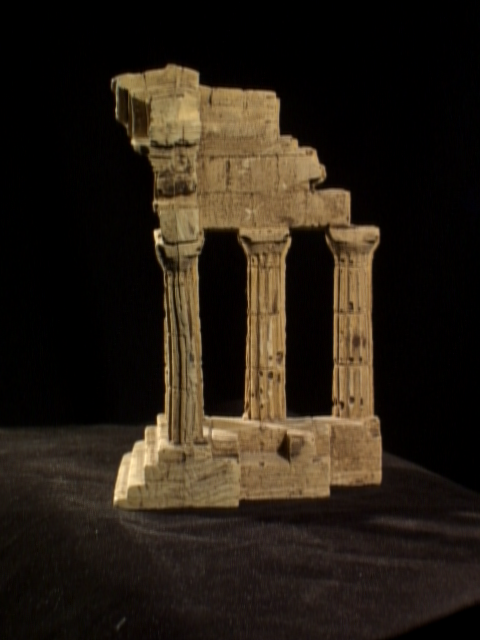
#> input picture lecture04/templeSR0001.png, 480 x 640 px
$ python 04_AKAZE_Matcher.py
#> lines starting #> are read from the running program, lines starting #| are printed output that depends on the picture
import numpy as np
import cv2


img1 = cv2.imread('templeSR0001.png', 0)  # Image 1
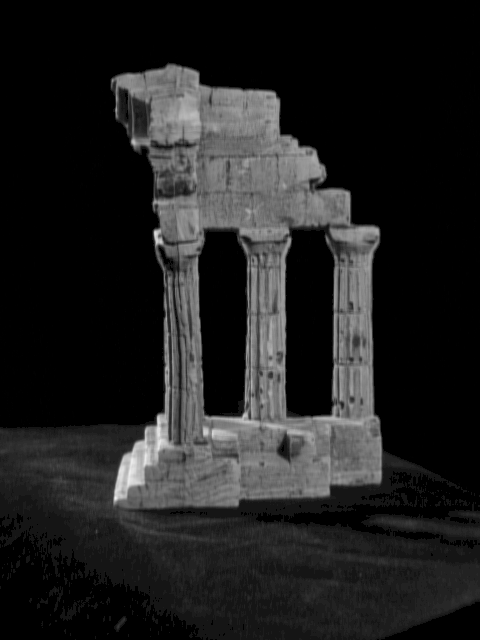
#> img1: shape (640, 480); min 0, max 237, mean 32.2
img2 = cv2.imread('templeSR0002.png', 0)  # Image 2
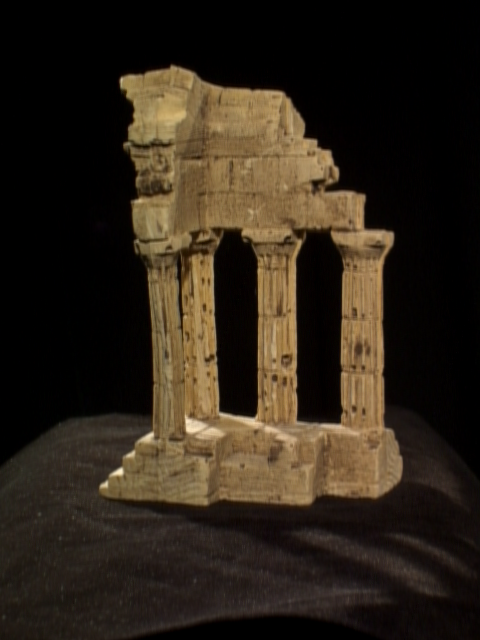
#> input picture lecture04/templeSR0002.png, 480 x 640 px
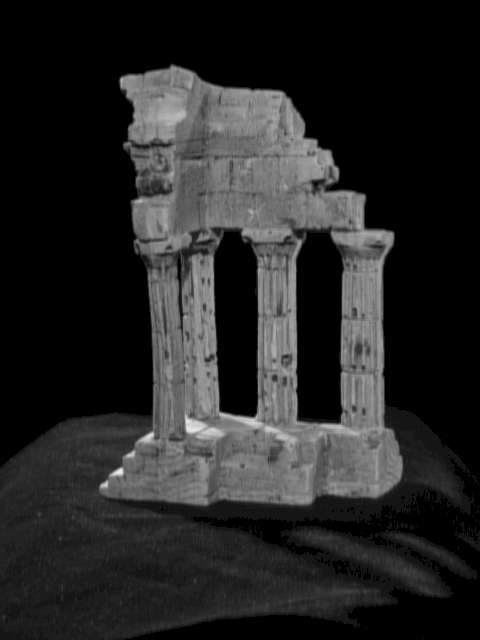
#> img2: shape (640, 480); min 0, max 236, mean 37.6
# Initiate AKAZE detector
akaze = cv2.AKAZE_create()
# find the keypoints and descriptors with AKAZE
kp1, des1 = akaze.detectAndCompute(img1, None)
#> kp1 = 619 keypoints; strongest (x, y, size): (156, 234, 8.1), (157, 237, 11.4), (156, 233, 5.7), (135, 142, 8.1)
kp2, des2 = akaze.detectAndCompute(img2, None)
#> kp2 = 637 keypoints; strongest (x, y, size): (238, 399, 22.8), (240, 391, 32.3), (119, 472, 8.1), (386, 238, 11.4)
# Compute matches
matcher = cv2.BFMatcher(cv2.NORM_HAMMING, crossCheck=True)
matches = matcher.match(des1, des2)
#> matches = 243 matches
matches = sorted(matches, key=lambda x: x.distance)  # sort by good matches
# draw top 50 matches
out = cv2.drawMatches(img1, kp1, img2, kp2, matches[:50], None,
                      flags=cv2.DrawMatchesFlags_NOT_DRAW_SINGLE_POINTS)
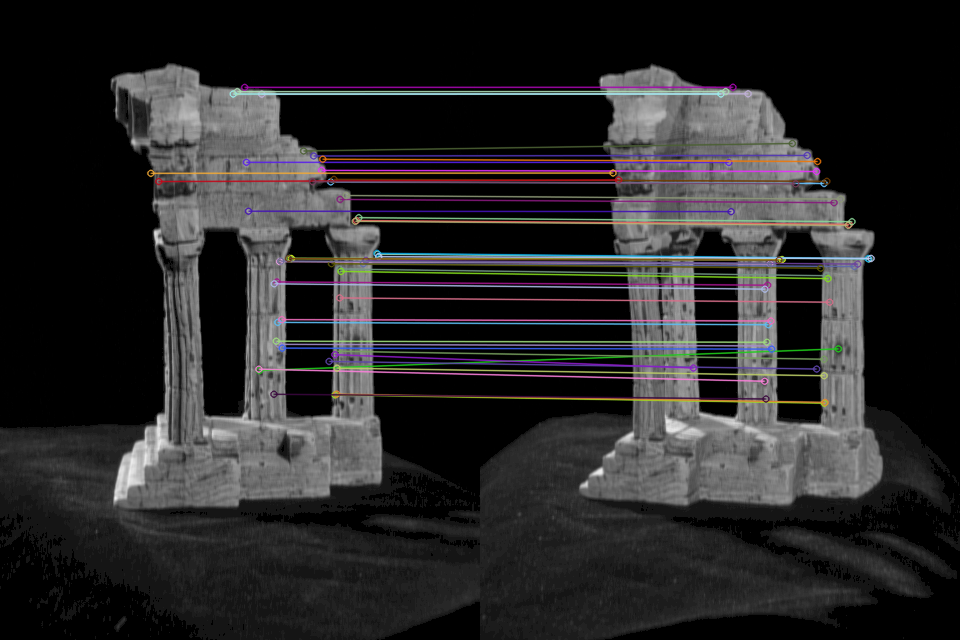
#> out: shape (640, 960, 3); mean of channels 0, 1, 2 39.7, 38.9, 40; drawn as B, G, R
cv2.imshow('Matched Features', out)
cv2.waitKey(0)
cv2.destroyAllWindows()
